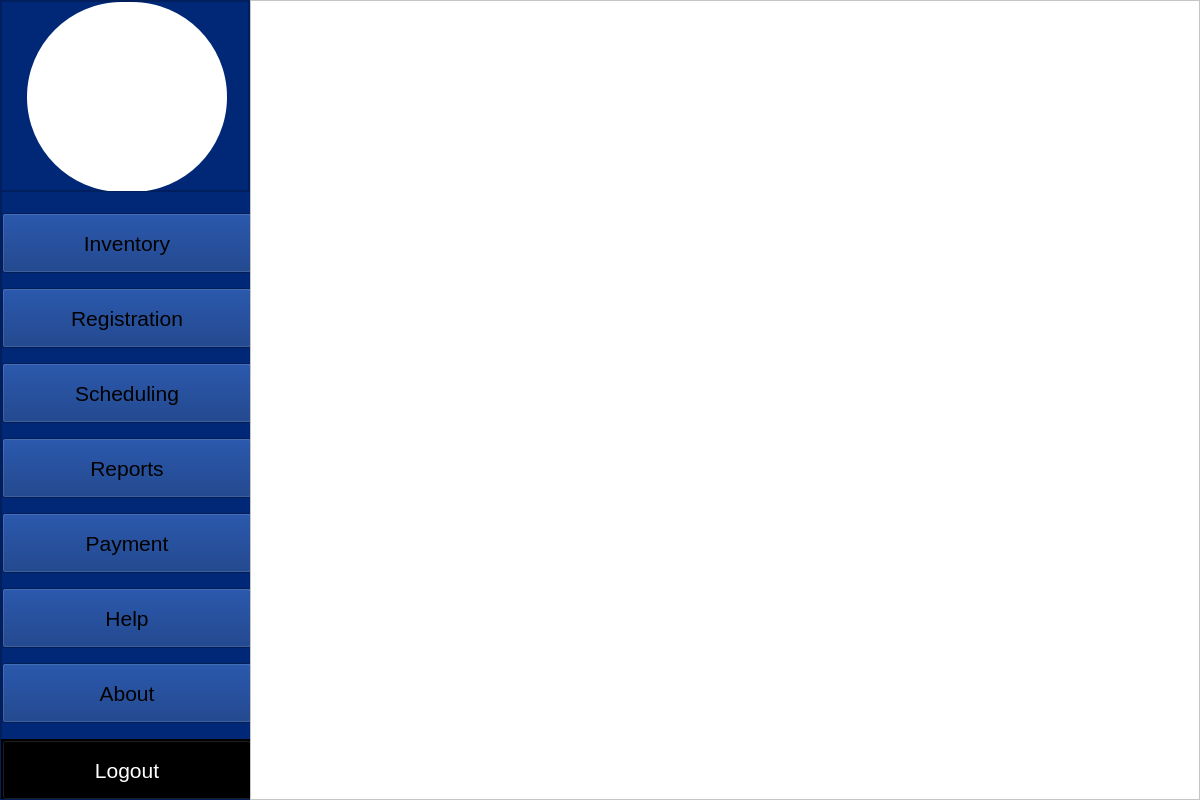
<?xml version="1.0" encoding="UTF-8"?>
<ui version="4.0">
 <class>MainWindow</class>
 <widget class="QMainWindow" name="MainWindow">
  <property name="geometry">
   <rect>
    <x>0</x>
    <y>0</y>
    <width>1200</width>
    <height>800</height>
   </rect>
  </property>
  <property name="maximumSize">
   <size>
    <width>1200</width>
    <height>800</height>
   </size>
  </property>
  <property name="windowTitle">
   <string>MainWindow</string>
  </property>
  <widget class="QWidget" name="centralwidget">
   <property name="maximumSize">
    <size>
     <width>16777215</width>
     <height>16777215</height>
    </size>
   </property>
   <layout class="QHBoxLayout" name="centralwidget_Layout" stretch="0,0">
    <property name="spacing">
     <number>0</number>
    </property>
    <property name="leftMargin">
     <number>0</number>
    </property>
    <property name="topMargin">
     <number>0</number>
    </property>
    <property name="rightMargin">
     <number>0</number>
    </property>
    <property name="bottomMargin">
     <number>0</number>
    </property>
    <item>
     <widget class="QFrame" name="Side_Frame">
      <property name="minimumSize">
       <size>
        <width>250</width>
        <height>800</height>
       </size>
      </property>
      <property name="styleSheet">
       <string notr="true">background-color: #002877
</string>
      </property>
      <property name="frameShape">
       <enum>QFrame::StyledPanel</enum>
      </property>
      <property name="frameShadow">
       <enum>QFrame::Raised</enum>
      </property>
      <property name="lineWidth">
       <number>1</number>
      </property>
      <layout class="QVBoxLayout" name="Side_Frame_Layout">
       <property name="spacing">
        <number>0</number>
       </property>
       <property name="leftMargin">
        <number>0</number>
       </property>
       <property name="topMargin">
        <number>0</number>
       </property>
       <property name="rightMargin">
        <number>0</number>
       </property>
       <property name="bottomMargin">
        <number>0</number>
       </property>
       <item>
        <widget class="QFrame" name="Logo_Frame">
         <property name="minimumSize">
          <size>
           <width>150</width>
           <height>190</height>
          </size>
         </property>
         <property name="maximumSize">
          <size>
           <width>250</width>
           <height>190</height>
          </size>
         </property>
         <property name="styleSheet">
          <string notr="true"/>
         </property>
         <property name="frameShape">
          <enum>QFrame::StyledPanel</enum>
         </property>
         <property name="frameShadow">
          <enum>QFrame::Raised</enum>
         </property>
         <layout class="QVBoxLayout" name="Logo_Frame_Layout">
          <property name="spacing">
           <number>0</number>
          </property>
          <property name="leftMargin">
           <number>25</number>
          </property>
          <property name="topMargin">
           <number>0</number>
          </property>
          <property name="rightMargin">
           <number>0</number>
          </property>
          <property name="bottomMargin">
           <number>0</number>
          </property>
          <item>
           <widget class="QLabel" name="Logo">
            <property name="minimumSize">
             <size>
              <width>150</width>
              <height>190</height>
             </size>
            </property>
            <property name="maximumSize">
             <size>
              <width>200</width>
              <height>190</height>
             </size>
            </property>
            <property name="styleSheet">
             <string notr="true">border-radius: 95px; background-color: #FFFFFF</string>
            </property>
            <property name="text">
             <string/>
            </property>
            <property name="pixmap">
             <pixmap>../../Downloads/slimmerslogo-removebg-preview.png</pixmap>
            </property>
            <property name="scaledContents">
             <bool>true</bool>
            </property>
           </widget>
          </item>
         </layout>
        </widget>
       </item>
       <item>
        <widget class="QFrame" name="Taskbar_Frame">
         <property name="minimumSize">
          <size>
           <width>250</width>
           <height>550</height>
          </size>
         </property>
         <property name="styleSheet">
          <string notr="true"/>
         </property>
         <property name="frameShape">
          <enum>QFrame::StyledPanel</enum>
         </property>
         <property name="frameShadow">
          <enum>QFrame::Raised</enum>
         </property>
         <layout class="QVBoxLayout" name="Taskbar_Frame_Layout">
          <property name="spacing">
           <number>0</number>
          </property>
          <property name="leftMargin">
           <number>0</number>
          </property>
          <property name="topMargin">
           <number>6</number>
          </property>
          <property name="rightMargin">
           <number>0</number>
          </property>
          <property name="bottomMargin">
           <number>0</number>
          </property>
          <item>
           <widget class="QPushButton" name="Inventory_Burton">
            <property name="minimumSize">
             <size>
              <width>250</width>
              <height>60</height>
             </size>
            </property>
            <property name="font">
             <font>
              <pointsize>16</pointsize>
             </font>
            </property>
            <property name="text">
             <string>Inventory</string>
            </property>
           </widget>
          </item>
          <item>
           <widget class="QPushButton" name="Registration_Button">
            <property name="minimumSize">
             <size>
              <width>250</width>
              <height>60</height>
             </size>
            </property>
            <property name="font">
             <font>
              <pointsize>16</pointsize>
             </font>
            </property>
            <property name="text">
             <string>Registration</string>
            </property>
           </widget>
          </item>
          <item>
           <widget class="QPushButton" name="Scheduling_Button">
            <property name="minimumSize">
             <size>
              <width>250</width>
              <height>60</height>
             </size>
            </property>
            <property name="font">
             <font>
              <pointsize>16</pointsize>
             </font>
            </property>
            <property name="text">
             <string>Scheduling</string>
            </property>
           </widget>
          </item>
          <item>
           <widget class="QPushButton" name="Reports_Button">
            <property name="minimumSize">
             <size>
              <width>250</width>
              <height>60</height>
             </size>
            </property>
            <property name="font">
             <font>
              <pointsize>16</pointsize>
             </font>
            </property>
            <property name="text">
             <string>Reports</string>
            </property>
           </widget>
          </item>
          <item>
           <widget class="QPushButton" name="Payment_Button">
            <property name="minimumSize">
             <size>
              <width>250</width>
              <height>60</height>
             </size>
            </property>
            <property name="font">
             <font>
              <pointsize>16</pointsize>
             </font>
            </property>
            <property name="text">
             <string>Payment</string>
            </property>
           </widget>
          </item>
          <item>
           <widget class="QPushButton" name="Help_Button">
            <property name="minimumSize">
             <size>
              <width>250</width>
              <height>60</height>
             </size>
            </property>
            <property name="font">
             <font>
              <pointsize>16</pointsize>
             </font>
            </property>
            <property name="text">
             <string>Help</string>
            </property>
           </widget>
          </item>
          <item>
           <widget class="QPushButton" name="About_Button">
            <property name="minimumSize">
             <size>
              <width>250</width>
              <height>60</height>
             </size>
            </property>
            <property name="font">
             <font>
              <pointsize>16</pointsize>
             </font>
            </property>
            <property name="text">
             <string>About</string>
            </property>
           </widget>
          </item>
         </layout>
        </widget>
       </item>
       <item>
        <widget class="QFrame" name="Logout_Frame">
         <property name="minimumSize">
          <size>
           <width>250</width>
           <height>60</height>
          </size>
         </property>
         <property name="styleSheet">
          <string notr="true">background-color: #000000</string>
         </property>
         <property name="frameShape">
          <enum>QFrame::StyledPanel</enum>
         </property>
         <property name="frameShadow">
          <enum>QFrame::Raised</enum>
         </property>
         <layout class="QVBoxLayout" name="Logout_Frame_Layout">
          <property name="spacing">
           <number>0</number>
          </property>
          <property name="leftMargin">
           <number>0</number>
          </property>
          <property name="topMargin">
           <number>0</number>
          </property>
          <property name="rightMargin">
           <number>0</number>
          </property>
          <property name="bottomMargin">
           <number>0</number>
          </property>
          <item>
           <widget class="QPushButton" name="Logout_Button">
            <property name="minimumSize">
             <size>
              <width>250</width>
              <height>60</height>
             </size>
            </property>
            <property name="font">
             <font>
              <pointsize>16</pointsize>
             </font>
            </property>
            <property name="styleSheet">
             <string notr="true">color: #FFFFFF</string>
            </property>
            <property name="text">
             <string>Logout</string>
            </property>
           </widget>
          </item>
         </layout>
        </widget>
       </item>
      </layout>
     </widget>
    </item>
    <item>
     <widget class="QFrame" name="Main_Frame">
      <property name="minimumSize">
       <size>
        <width>950</width>
        <height>800</height>
       </size>
      </property>
      <property name="styleSheet">
       <string notr="true">background-color: #FFFFFF
</string>
      </property>
      <property name="frameShape">
       <enum>QFrame::StyledPanel</enum>
      </property>
      <property name="frameShadow">
       <enum>QFrame::Raised</enum>
      </property>
      <layout class="QVBoxLayout" name="Main_Frame_Layout">
       <property name="spacing">
        <number>0</number>
       </property>
       <property name="leftMargin">
        <number>0</number>
       </property>
       <property name="topMargin">
        <number>0</number>
       </property>
       <property name="rightMargin">
        <number>0</number>
       </property>
       <property name="bottomMargin">
        <number>0</number>
       </property>
       <item>
        <widget class="QStackedWidget" name="stackedWidget">
         <widget class="QWidget" name="Inventory">
          <property name="mouseTracking">
           <bool>false</bool>
          </property>
         </widget>
         <widget class="QWidget" name="Registration"/>
         <widget class="QWidget" name="Scheduling"/>
         <widget class="QWidget" name="Reports"/>
         <widget class="QWidget" name="Payment"/>
         <widget class="QWidget" name="User_Logs"/>
         <widget class="QWidget" name="Maintenance"/>
         <widget class="QWidget" name="Help"/>
         <widget class="QWidget" name="About"/>
        </widget>
       </item>
      </layout>
     </widget>
    </item>
   </layout>
  </widget>
 </widget>
 <resources/>
 <connections/>
</ui>
